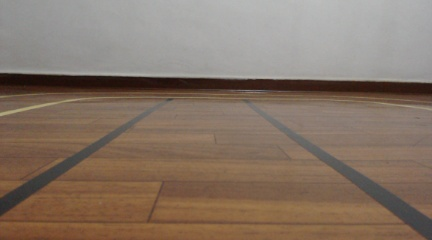
#> input picture images-test/2019-04-20/black-road.jpg, 432 x 240 px
$ python image.py
#> lines starting #> are read from the running program, lines starting #| are printed output that depends on the picture; after the words box and inside, x2 and y2 are one past the last pixel; in counts of white or black regions, pixels touching at a corner belong together
#> in image_test, returned value is the input picture: shape (240, 432, 3); mean B, G, R 102.8, 116.6, 133.8
import os
import cv2 as cv
import numpy as np


def show_image(img):
    cv.imshow('image', img)
    # cv.waitKey(10)
    cv.waitKey(0)
    # cv.destroyAllWindows()


# img_binary contains only 0 or 255
def detect_street(img, lower_color, upper_color):
    img_hsv = cv.cvtColor(img, cv.COLOR_BGR2HSV)
#> img_hsv: shape (240, 432, 3); mean H, S, V 20.1, 67.2, 133.9
    # interval = img.shape[0] / 2, int(img.shape[0] * (1.0 - 1.0 / 8.0))
    # img_hsv = img_hsv[interval[0]:interval[1], :]
    # Threshold the HSV image to get only the selected colors
    img_processed = cv.inRange(img_hsv, lower_color, upper_color)
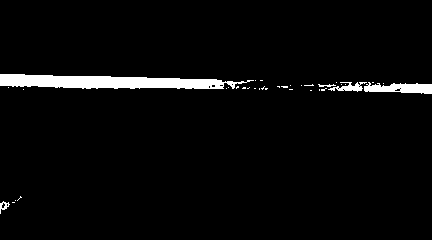
#> img_processed: shape (240, 432); 3.4% white; 35 white regions (30 under 20 px), largest, box (x1, y1, x2, y2) and area: (0, 74, 254, 89) 2560, (364, 82, 432, 94) 550, (328, 82, 367, 92) 181, (0, 201, 10, 214) 53, (318, 84, 336, 87) 30
    img_processed[img_processed == 255] = 120
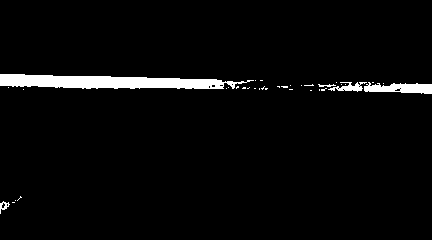
#> img_processed: shape (240, 432); values 0 (black) and 120 (white), 3.4% white; 35 white regions (30 under 20 px), largest, box (x1, y1, x2, y2) and area: (0, 74, 254, 89) 2560, (364, 82, 432, 94) 550, (328, 82, 367, 92) 181, (0, 201, 10, 214) 53, (318, 84, 336, 87) 30
    return img_processed


def image_test():
    static_path = os.path.join(os.getcwd(), '2019-04-20')
    return cv.imread(os.path.join(static_path, 'black-road.jpg'))


if __name__ == "__main__":
    lower_color, upper_color = np.array([0, 0, 0]), np.array([180, 255, 50])
    img = detect_street(image_test(), lower_color, upper_color)
    show_image(img)
